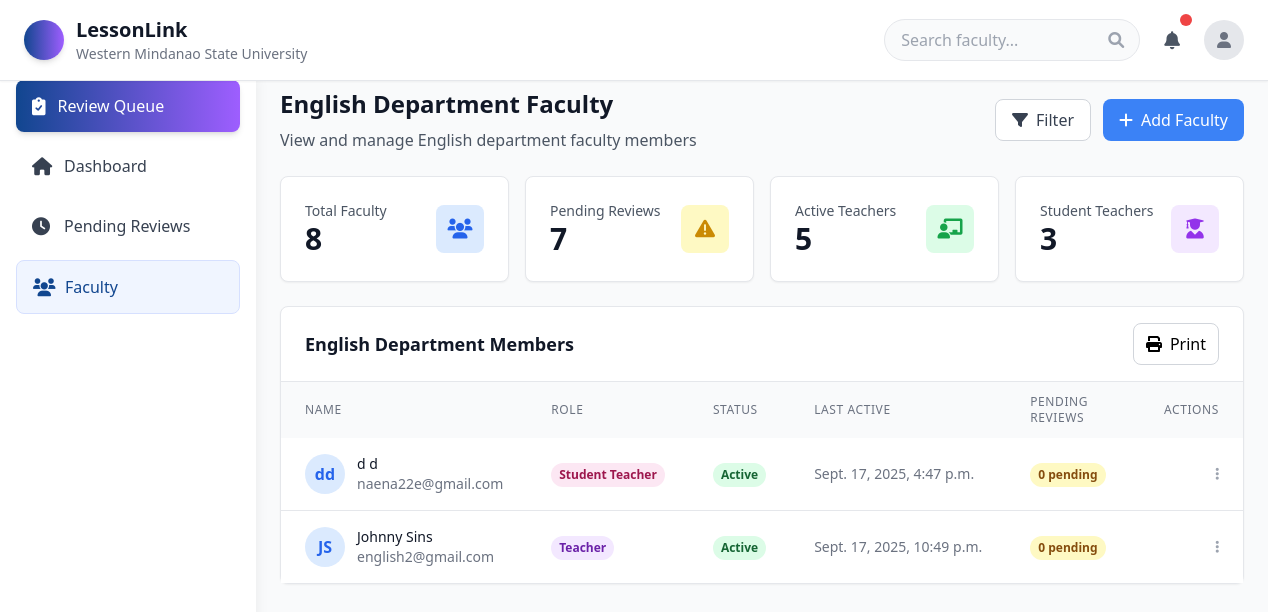
The app's page /dep_faculty/ (signed in) with its own data.
### lesson/models.py (models this page shows, shortened)
class User(AbstractUser):
    ROLE_CHOICES = [
        ('Student Teacher', 'Student Teacher'),
        ('Teacher', 'Teacher'),
        ('Department Head', 'Department Head'),
    ]
    username = None
    email = models.EmailField(unique=True)
    middle_name = models.CharField(max_length=100, blank=True, null=True)
    dob = models.DateField(null=True, blank=True)
    role = models.CharField(max_length=100, choices=ROLE_CHOICES)
    rank = models.CharField(max_length=100)
    department = models.CharField(max_length=100)
    school = models.ForeignKey(
        "SchoolRegistration",  # reference your school model
        on_delete=models.SET_NULL,
        blank=True,
        null=True,
        related_name="users"
    )
    affiliations = models.TextField(blank=True, null=True)
    profile_picture = models.ImageField(
        upload_to='profile_pictures/',
        null=True,
        blank=True,
        help_text="Profile picture for the user"
    )
    USERNAME_FIELD = 'email'
    REQUIRED_FIELDS = ['first_name', 'last_name', 'role', 'rank', 'department']
    objects = CustomUserManager()

### lesson/views.py (the view)
# urls.py: path('dep_faculty/', Dep_Faculty, name='Dep_Faculty'),
@login_required
def Dep_Faculty(request):
    user = request.user
    if user.role != "Department Head":
        messages.error(request, "You are not allowed to access this page.")
        return redirect("dashboard")
    faculty_members = User.objects.filter(
        department=user.department,
        school=user.school,
        role__in=["Teacher", "Student Teacher"]
    ).order_by("role", "last_name")
    total_faculty = faculty_members.count()
    active_teachers = faculty_members.filter(role="Teacher").count()  # if you have a status field, add .filter(status="Active")
    student_teachers = faculty_members.filter(role="Student Teacher").count()
    pending_reviews = 0  # placeholder until you add LessonPlan or similar model
    return render(request, "Dep_Faculty.html", {
        "user": user,
        "faculty_members": faculty_members,
        "department": user.department,
        "total_faculty": total_faculty,
        "active_teachers": active_teachers,
        "student_teachers": student_teachers,
        "pending_reviews": pending_reviews,
    })

### lesson/templates/Dep_Faculty.html (shortened to what this page needs)
<!DOCTYPE html>
<html lang="en">
<head>
    <script src="https://cdn.tailwindcss.com"></script>
    <link href="https://cdnjs.cloudflare.com/ajax/libs/font-awesome/6.0.0/css/all.min.css" rel="stylesheet">
</head>
<body class="bg-gray-50 min-h-screen">
    <header class="bg-white shadow-sm border-b fixed top-0 left-0 right-0 z-40">
        <div class="flex items-center justify-between px-4 py-3 md:px-6 md:py-4">
            <div class="flex items-center space-x-3 flex-1 md:flex-none">
                <div class="w-10 h-10 bg-gradient-to-r from-primary to-secondary rounded-full shadow-md"></div>
                <div class="hidden sm:block">
                    <h1 class="text-xl font-bold text-gray-900">LessonLink</h1>
                    <p class="text-sm text-gray-500 hidden lg:block">Western Mindanao State University</p>
                </div>
            </div>
            <div class="flex items-center space-x-2 md:space-x-4">
                <div class="relative hidden md:block">
                    <input type="text" placeholder="Search faculty..."
                        class="w-64 px-4 py-2 bg-gray-50 border border-gray-200 rounded-full focus:outline-none focus:ring-2 focus:ring-purple-500 focus:border-transparent transition-all">
                    <i class="fas fa-search absolute right-4 top-1/2 transform -translate-y-1/2 text-gray-400"></i>
                </div>
                <div class="relative">
                    <button id="notification-btn"
                        class="relative p-2 text-gray-600 hover:bg-gray-100 rounded-lg transition-colors">
                        <i class="fas fa-bell text-lg"></i>
                        <span id="notification-badge"
                            class="absolute -top-1 -right-1 w-3 h-3 bg-red-500 rounded-full"></span>
                    </button>
                </div>
                <div class="relative">
                    <button id="profile-btn"
                        class="w-10 h-10 rounded-full bg-gray-200 flex items-center justify-center hover:bg-gray-300 transition-colors">
                        <i class="fas fa-user text-gray-500"></i>
                    </button>
                </div>
            </div>
        </div>
    </header>
    <div class="flex pt-16">
        <aside id="sidebar"
            class="w-64 bg-white shadow-lg h-screen fixed top-16 left-0 -translate-x-full md:translate-x-0 sidebar-transition z-30">
            <nav class="p-4 space-y-2">
                <button
                    class="w-full flex items-center space-x-3 px-4 py-3 bg-gradient-to-r from-primary to-secondary text-white rounded-lg hover:from-[#0d3a7a] hover:to-[#8c4de6] transition-all shadow-md">
                    <i class="fas fa-clipboard-check text-lg"></i>
                    <span class="font-medium">Review Queue</span>
                </button>
                <a href="{% url 'Dep_Dash' %}"
                    class="flex items-center space-x-3 px-4 py-3 text-gray-700 hover:bg-[#f0f5ff] rounded-lg transition-colors group">
                    <i class="fas fa-home text-lg w-5 group-hover:text-primary transition-colors"></i>
                    <span>Dashboard</span>
                </a>
                <a href="{% url 'Dep_Pending' %}"
                    class="flex items-center space-x-3 px-4 py-3 text-gray-700 hover:bg-[#f0f5ff] rounded-lg transition-colors group">
                    <i class="fas fa-clock text-lg w-5 group-hover:text-primary transition-colors"></i>
                    <span>Pending Reviews</span>
                </a>
                <a href="#"
                    class="flex items-center space-x-3 px-4 py-3 text-primary bg-[#f0f5ff] rounded-lg border border-[#d6e0ff]">
                    <i class="fas fa-users text-lg w-5"></i>
                    <span class="font-medium">Faculty</span>
                </a>
            </nav>
        </aside>
        <main class="flex-1 p-4 md:p-6 md:ml-64">
            <div class="flex flex-col sm:flex-row sm:items-center sm:justify-between mb-6">
                <div>
                    <h1 class="text-2xl font-bold text-gray-900 mb-2">English Department Faculty</h1>
                    <p class="text-gray-600">View and manage English department faculty members</p>
                </div>
                <div class="flex space-x-3 mt-4 sm:mt-0">
                    <button class="bg-white text-gray-700 px-4 py-2 rounded-lg border border-gray-300 hover:bg-gray-50 transition-colors flex items-center space-x-2">
                        <i class="fas fa-filter"></i>
                        <span>Filter</span>
                    </button>
                    <button class="bg-accent text-white px-4 py-2 rounded-lg hover:bg-blue-700 transition-colors flex items-center space-x-2">
                        <i class="fas fa-plus"></i>
                        <span>Add Faculty</span>
                    </button>
                </div>
            </div>
            <div class="grid grid-cols-1 md:grid-cols-2 lg:grid-cols-4 gap-4 mb-6">
                <div class="bg-white rounded-lg shadow-sm border p-6">
                    <div class="flex items-center justify-between">
                        <div>
                            <p class="text-gray-600 text-sm font-medium">Total Faculty</p>
                            <p class="text-3xl font-bold text-gray-900">8</p>
                        </div>
                        <div class="w-12 h-12 bg-blue-100 rounded-lg flex items-center justify-center">
                            <i class="fas fa-users text-blue-600 text-xl"></i>
                        </div>
                    </div>
                </div>
                <div class="bg-white rounded-lg shadow-sm border p-6">
                    <div class="flex items-center justify-between">
                        <div>
                            <p class="text-gray-600 text-sm font-medium">Pending Reviews</p>
                            <p class="text-3xl font-bold text-gray-900">7</p>
                        </div>
                        <div class="w-12 h-12 bg-yellow-100 rounded-lg flex items-center justify-center">
                            <i class="fas fa-exclamation-triangle text-yellow-600 text-xl"></i>
                        </div>
                    </div>
                </div>
                <div class="bg-white rounded-lg shadow-sm border p-6">
                    <div class="flex items-center justify-between">
                        <div>
                            <p class="text-gray-600 text-sm font-medium">Active Teachers</p>
                            <p class="text-3xl font-bold text-gray-900">5</p>
                        </div>
                        <div class="w-12 h-12 bg-green-100 rounded-lg flex items-center justify-center">
                            <i class="fas fa-chalkboard-teacher text-green-600 text-xl"></i>
                        </div>
                    </div>
                </div>
                <div class="bg-white rounded-lg shadow-sm border p-6">
                    <div class="flex items-center justify-between">
                        <div>
                            <p class="text-gray-600 text-sm font-medium">Student Teachers</p>
                            <p class="text-3xl font-bold text-gray-900">3</p>
                        </div>
                        <div class="w-12 h-12 bg-purple-100 rounded-lg flex items-center justify-center">
                            <i class="fas fa-user-graduate text-purple-600 text-xl"></i>
                        </div>
                    </div>
                </div>
            </div>
            <div class="bg-white rounded-lg shadow-sm border">
                <div class="px-6 py-4 border-b border-gray-200">
                    <div class="flex flex-col sm:flex-row sm:items-center sm:justify-between">
                        <h2 class="text-lg font-semibold text-gray-900 mb-4 sm:mb-0">English Department Members</h2>
                        <div class="flex items-center space-x-3">
                            <button id="print-btn" class="flex items-center space-x-2 px-3 py-2 border border-gray-300 rounded-lg hover:bg-gray-50 transition-colors">
                                <i class="fas fa-print"></i>
                                <span>Print</span>
                            </button>
                        </div>
                    </div>
                </div>
                <div class="overflow-x-auto">
                    <table class="w-full" id="faculty-table">
                        <thead class="bg-gray-50">
                            <tr>
                                <th class="px-6 py-3 text-left text-xs font-medium text-gray-500 uppercase tracking-wider">Name</th>
                                <th class="px-6 py-3 text-left text-xs font-medium text-gray-500 uppercase tracking-wider">Role</th>
                                <th class="px-6 py-3 text-left text-xs font-medium text-gray-500 uppercase tracking-wider">Status</th>
                                <th class="px-6 py-3 text-left text-xs font-medium text-gray-500 uppercase tracking-wider">Last Active</th>
                                <th class="px-6 py-3 text-left text-xs font-medium text-gray-500 uppercase tracking-wider">Pending Reviews</th>
                                <th class="px-6 py-3 text-left text-xs font-medium text-gray-500 uppercase tracking-wider no-print">Actions</th>
                            </tr>
                        </thead>
                        <tbody class="bg-white divide-y divide-gray-200">
    {% for member in faculty_members %}
    <tr class="hover:bg-gray-50 fade-in">
        <td class="px-6 py-4 whitespace-nowrap">
            <div class="flex items-center">
                <div class="w-10 h-10 rounded-full bg-blue-100 flex items-center justify-center no-print">
                    <span class="text-blue-600 font-semibold">
                        {{ member.first_name|first }}{{ member.last_name|first }}
                    </span>
                </div>
                <div class="ml-3">
                    <p class="text-sm font-medium text-gray-900">
                        {{ member.first_name }} {{ member.last_name }}
                    </p>
                    <p class="text-sm text-gray-500">{{ member.email }}</p>
                </div>
            </div>
        </td>
        <td class="px-6 py-4 whitespace-nowrap">
            <span class="inline-flex px-2 py-1 text-xs font-semibold rounded-full
                {% if member.role == 'Teacher' %} bg-purple-100 text-purple-800
                {% elif member.role == 'Student Teacher' %} bg-pink-100 text-pink-800
                {% else %} bg-blue-100 text-blue-800 {% endif %}">
                {{ member.role }}
            </span>
        </td>
        <td class="px-6 py-4 whitespace-nowrap">
            <span class="inline-flex px-2 py-1 text-xs font-semibold rounded-full bg-green-100 text-green-800">
                Active
            </span>
        </td>
        <td class="px-6 py-4 whitespace-nowrap text-sm text-gray-500">
            {{ member.last_login|default:"N/A" }}
        </td>
        <td class="px-6 py-4 whitespace-nowrap">
            <span class="inline-flex px-2 py-1 text-xs font-semibold rounded-full bg-yellow-100 text-yellow-800">
                0 pending
            </span>
        </td>
        <td class="px-6 py-4 whitespace-nowrap text-right text-sm font-medium no-print">
            <button class="text-gray-400 hover:text-gray-600">
                <i class="fas fa-ellipsis-v"></i>
            </button>
        </td>
    </tr>
    {% empty %}
    <tr>
        <td colspan="6" class="px-6 py-4 text-center text-sm text-gray-500">
            No faculty members found in your department.
        </td>
    </tr>
    {% endfor %}
</tbody>
                    </table>
                </div>
            </div>
        </main>
    </div>
</body>
</html>

### lesson/templates/Dep_Faculty.html (style rules this page uses)
.sidebar-transition { transition: transform 0.3s cubic-bezier(0.4, 0, 0.2, 1); }
.fade-in { animation: fadeIn 0.5s ease-out; }

### records on screen
User: first_name|first "d", last_name|first "d", first_name "d", last_name "d", email "naena22e@gmail.com", role "Student Teacher", last_login "Sept. 17, 2025, 4:47 p.m."
User: first_name|first "J", last_name|first "S", first_name "Johnny", last_name "Sins", email "english2@gmail.com", role "Teacher", last_login "Sept. 17, 2025, 10:49 p.m."
